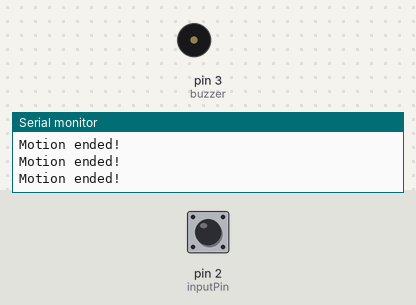
A sketch run on a simulated Arduino Uno, built with avr-gcc and run on an emulated ATmega328P. Parts: buzzer (waves = sounding, pin HIGH), the last lines printed to the serial monitor. Inputs (shaded band) come from the test bench; at power-on: pin 2 (inputPin) LOW.

Above: at 1.2 s.
1.3 s: pin 2 (inputPin) driven HIGH
At 2.0 s:
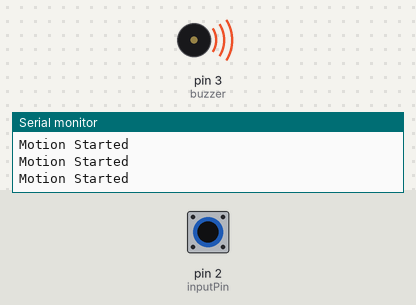
2.8 s: pin 2 (inputPin) driven LOW
At 4.2 s:
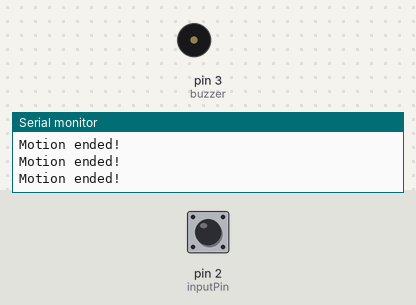
5.8 s: pin 2 (inputPin) pulsed HIGH 2 times (0.12 s each, 0.3 s apart)
At 5.88 s:
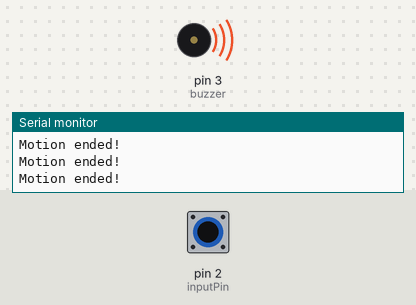
9.4 s: pin 2 (inputPin) pulsed HIGH 5 times (0.12 s each, 0.3 s apart)
At 11.7 s:
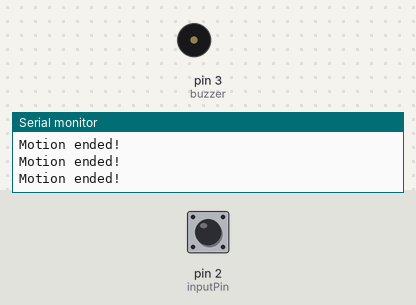
Timing chart, 0 to 13.2 s (numbered marks = the images above; inputs shaded):
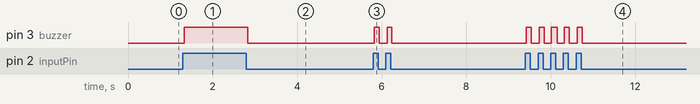

Measured:
- after the input at 1.3 s, pin 3 (buzzer): LOW → HIGH at once
- after the input at 2.8 s, pin 3 (buzzer): HIGH → LOW at once
- after the input at 5.8 s, pin 3 (buzzer): alternates HIGH for 0.12 s and LOW for 0.19 s, 4 changes in all, then stays LOW, starting at once
- after the input at 9.4 s, pin 3 (buzzer): alternates HIGH for 0.12 s and LOW for 0.18 s, 10 changes in all, then stays LOW, starting at once

The sketch:

PIRtest1.ino
```cpp
/*
 * PIR sensor tester
 */

int val      = 0;
int inputPin = 2;
int buzzer   = 3;

void setup()
{
  pinMode(buzzer, OUTPUT);
  pinMode(inputPin, INPUT);

  Serial.begin(9600);
}

void loop()
{
  val = digitalRead(inputPin);

    digitalWrite(buzzer, LOW);
    Serial.println("Motion ended!");
    delay(10);

  while (val == HIGH)
  {
    val = digitalRead(inputPin);
    digitalWrite(buzzer, HIGH);
    Serial.println("Motion Started");
    delay(10);
  }
}
```
